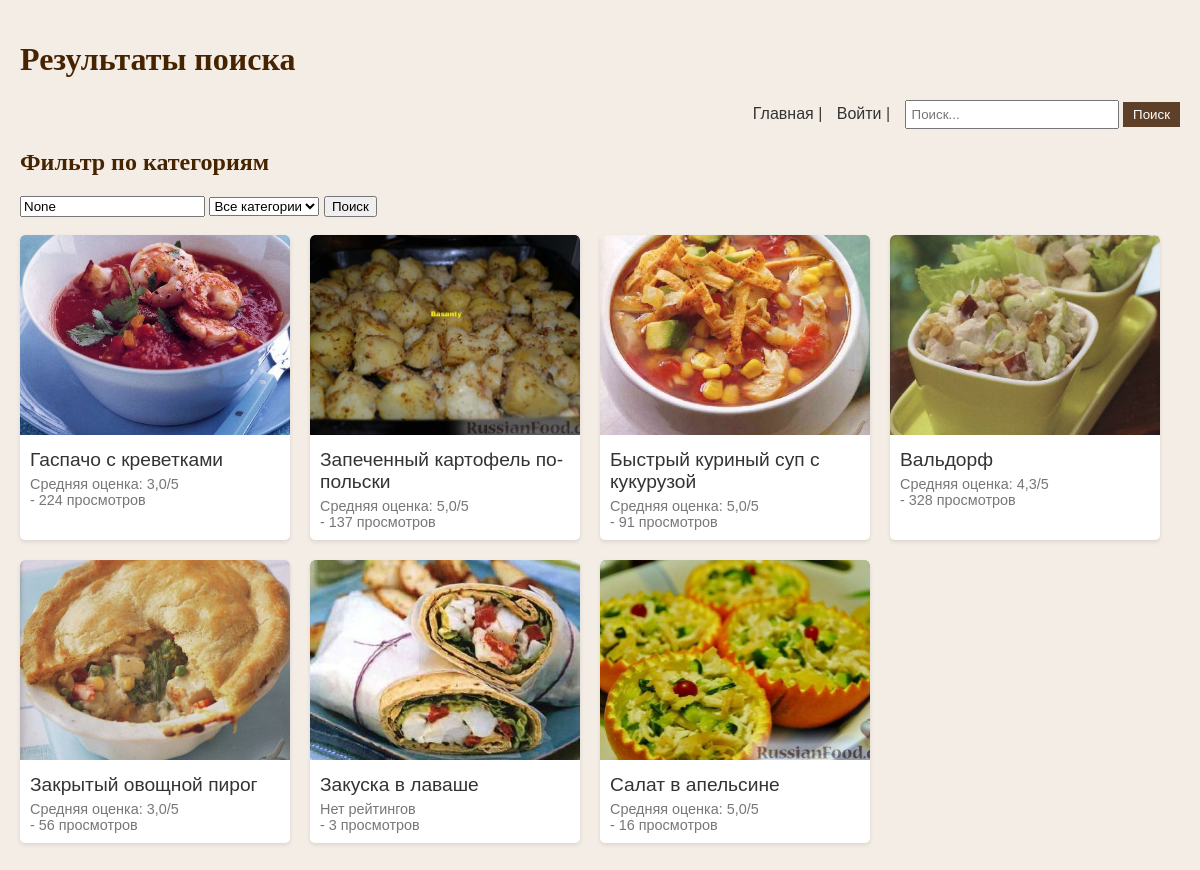
The app's page /search/ with its own data.
### registration_app/models.py (models this page shows, shortened)
class Text(models.Model):
    CATEGORY_CHOICES = [
        ('Завтрак', 'Завтрак'),
        ('Обед', 'Обед'),
        ('Ужин', 'Ужин'),
    ]
    title = models.CharField(max_length=255)
    short_description = models.CharField(max_length=255, null=True, blank=True)
    full_description = models.TextField()
    user = models.ForeignKey(CustomUser, on_delete=models.CASCADE)
    photo = models.ImageField(upload_to='photos/', null=True, blank=True)
    category = models.CharField(max_length=50, choices=CATEGORY_CHOICES)
    created_at = models.DateTimeField(default=timezone.now)
    views = models.PositiveIntegerField(default=0)

### registration_app/views.py (the view)
# urls.py: path('search/', views.search_results, name='search_results'),
def search_results(request):
    user, error_response = get_user_from_token(request)
    search_query = request.GET.get('search_query')
    category_filter = request.GET.get('category_filter')
    texts = Text.objects.all().annotate(average_rating=Avg('reviews__rating'))
    if search_query:
        texts = texts.filter(
            Q(title__icontains=search_query) |
            Q(short_description__icontains=search_query) |
            Q(full_description__icontains=search_query)
        )
    if category_filter:
        texts = texts.filter(category=category_filter)
    paginator = Paginator(texts, 10)
    page = request.GET.get('page')
    try:
        texts = paginator.page(page)
    except PageNotAnInteger:
        texts = paginator.page(1)
    except EmptyPage:
        texts = paginator.page(paginator.num_pages)
    categories = Text.CATEGORY_CHOICES
    return render(request, 'registration_app/search_results.html', {
        'username': user.username if user else None,
        'search_query': search_query,
        'texts': texts,
        'categories': categories,
        'selected_category': category_filter
    })

### registration_app/views.py (called while the page is built, shortened)
def get_user_from_token(request):
    token = request.COOKIES.get('token')
    if not token:
        return None, render(request, 'registration_app/token_invalid.html')

### registration_app/templates/registration_app/search_results.html (shortened to what this page needs)
<!DOCTYPE html>
<html>
<head>
</head>
<body>
    <h1>Результаты поиска</h1>
    {% if username %}
    <div class="menu">
        <a href="{% url 'success' %}">Главная</a> |
        <a href="{% url 'create_text' %}">Новый пост</a> |
        <a href="{% url 'profile' %}">Профиль</a> |
        <a href="{% url 'all_favorite_texts' %}">Избранное</a> |
        <a href="{% url 'chat_list' %}">Поддержка</a> |
        <form action="{% url 'search_results' %}" method="get" style="display:inline;">
            <input type="text" name="search_query" placeholder="Поиск..." />
            <button type="submit">Поиск</button>
        </form>
        {% if user.is_moderator %}
            <a href="{% url 'moderator_unpublished_texts' %}">Страница модератора</a><br>
        {% endif %}
    </div>
    {% else %}
    <div class="menu">
        <a href="{% url 'success' %}">Главная</a> |
        <a href="{% url 'login' %}">Войти</a> |
        <form action="{% url 'search_results' %}" method="get" style="display:inline;">
            <input type="text" name="search_query" placeholder="Поиск..." />
            <button type="submit">Поиск</button>
        </form>
    </div>
    {% endif %}
    <h2>Фильтр по категориям</h2>
    <form action="{% url 'search_results' %}" method="GET">
        <input type="text" name="search_query" value="{{ search_query }}">
        <select name="category_filter">
            <option value="">Все категории</option>
        </select>
        <button type="submit">Поиск</button>
    </form>
    <br>
    <div class="cards">
        {% if texts %}
            {% for text in texts %}
                <div class="card">
                    <a href="{% url 'text_detail' text.id %}">
                    {% if text.photo %}
                        <img src="{{ text.photo.url }}" alt="{{ text.title }}">
                    {% endif %}
                    <div class="card-content">
                        <div class="card-title"><a href="{% url 'text_detail' text.id %}">{{ text.title }}</a></div>
                        <div class="card-details">
                            {% if text.average_rating %}
                                Средняя оценка: {{ text.average_rating|floatformat:1 }}/5
                            {% else %}
                                Нет рейтингов
                            {% endif %}
                            <br>
                            - {{ text.views }} просмотров
                        </div>
                    </div>
                </div>
            {% endfor %}
        {% else %}
            <p>Нет текстов, соответствующих вашему запросу.</p>
        {% endif %}
    </div>
</body>
</html>

### registration_app/templates/registration_app/search_results.html (style rules this page uses)
body { font-family: Arial, sans-serif; max-width: 1700px; margin: auto; padding: 20px; background-color: #f4ede6; color: #3e3e3e; }
h1, h2, h3 { font-family: Georgia, serif; color: #462400; }
.menu { text-align: right; margin-bottom: 20px; }
.menu a { text-decoration: none; color: #333; margin-left: 10px; }
.menu form { display: inline; margin-left: 10px; }
.menu input[type="text"] { padding: 5px; width: 200px; }
.menu button { padding: 5px 10px; background-color: #5e3f28; color: #fff; border: none; cursor: pointer; }
.cards { display: flex; flex-wrap: wrap; justify-content: flex-start; }
.card { width: calc(20% - 20px); margin-bottom: 20px; background-color: #fff; border-radius: 5px; box-shadow: 0 2px 4px rgba(0, 0, 0, 0.1); overflow: hidden; margin-right: 20px; transition: transform 0.3s ease, box-shadow 0.3s ease; }
.card a { text-decoration: none; color: inherit; display: block; }
.card img { width: 100%; height: 200px; object-fit: cover; border-top-left-radius: 5px; border-top-right-radius: 5px; }
.card-content { padding: 10px; }
.card-title { font-size: 1.2em; margin-bottom: 5px; color: #333; }
.card-details { font-size: 0.9em; color: #777; }
@media screen and (max-width: 1200px) { .card { width: calc(25% - 20px); } }

### records on screen
Text: photo (picture), title "Гаспачо с креветками", average_rating "3,0", views "224"
Text: photo (picture), title "Запеченный картофель по-польски", average_rating "5,0", views "137"
Text: photo (picture), title "Быстрый куриный суп с кукурузой", average_rating "5,0", views "91"
Text: photo (picture), title "Вальдорф", average_rating "4,3", views "328"
Text: photo (picture), title "Закрытый овощной пирог", average_rating "3,0", views "56"
Text: photo (picture), title "Закуска в лаваше", shows "Нет рейтингов", views "3"
Text: photo (picture), title "Салат в апельсине", average_rating "5,0", views "16"
